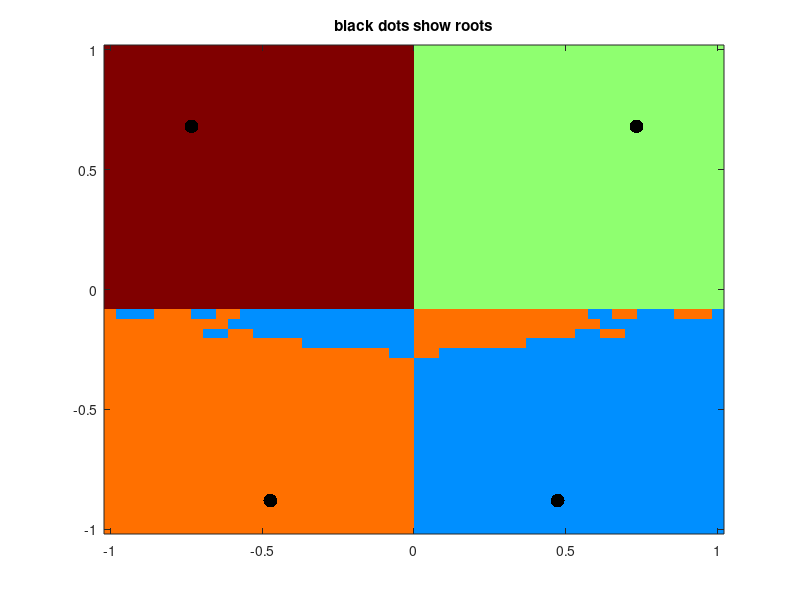

This chart was generated by the following MATLAB code:
function newtfrac(N)
% NEWTFRAC  Generate convergence fractal for Newton's method on exercise
% 7.10 on page 75 of Griva et al (2009)

if nargin < 1
    N = 50;  % default to coarse
end
xybox = [-1 1 -1 1];
Nnewt = 100; % maximum number of Newton steps to take

% problem
F = @(x) [x(1)^2+x(2)^2-1; 5*x(1)^2-x(2)-2];
JF = @(x) [2*x(1),  2*x(2);
           10*x(1), -1    ];
targets = {[0.473069769149142;   -0.881024967590677],
           [0.732260195;         0.681024968],
           [-0.473069769149142;  -0.881024967590677],
           [-0.732260195;        0.681024968]};

% generate grid of points in plane
x = linspace(xybox(1),xybox(2),N);
y = linspace(xybox(3),xybox(4),N);
[xx,yy] = meshgrid(x,y);

% go through grid and mark which root we are close to (if any)
c = zeros(N,N);
for mx = 1:length(x)
    for my = 1:length(y)
        z = [xx(mx,my); yy(mx,my)];
        for k = 1:Nnewt
            z = z - JF(z) \ F(z);
            p = testtargets(z);
            if p > 0   % we have decided on which root
                c(mx,my) = p;
                break
            end
        end
    end
end

% image colored by which root (as listed in targets)
jetw = jet;
jetw(1,:) = [1 1 1];  % make 0 color be white
imagesc(x,y,c,[0,max(max(c))])
colormap(jetw)
set(gca,'ydir','normal')
hold on
for p = 1:length(targets)
    r = targets{p};
    plot(r(1),r(2),'k.','MarkerSize',30)
end
hold off
title('black dots show roots')

    function q = testtargets(z)
        for p = 1:length(targets)
            if abs(z - targets{p}) < 1.0e-4
                q = p;
                return
            end
        end
        q = 0;
        return
    end

end  % newtfrac
